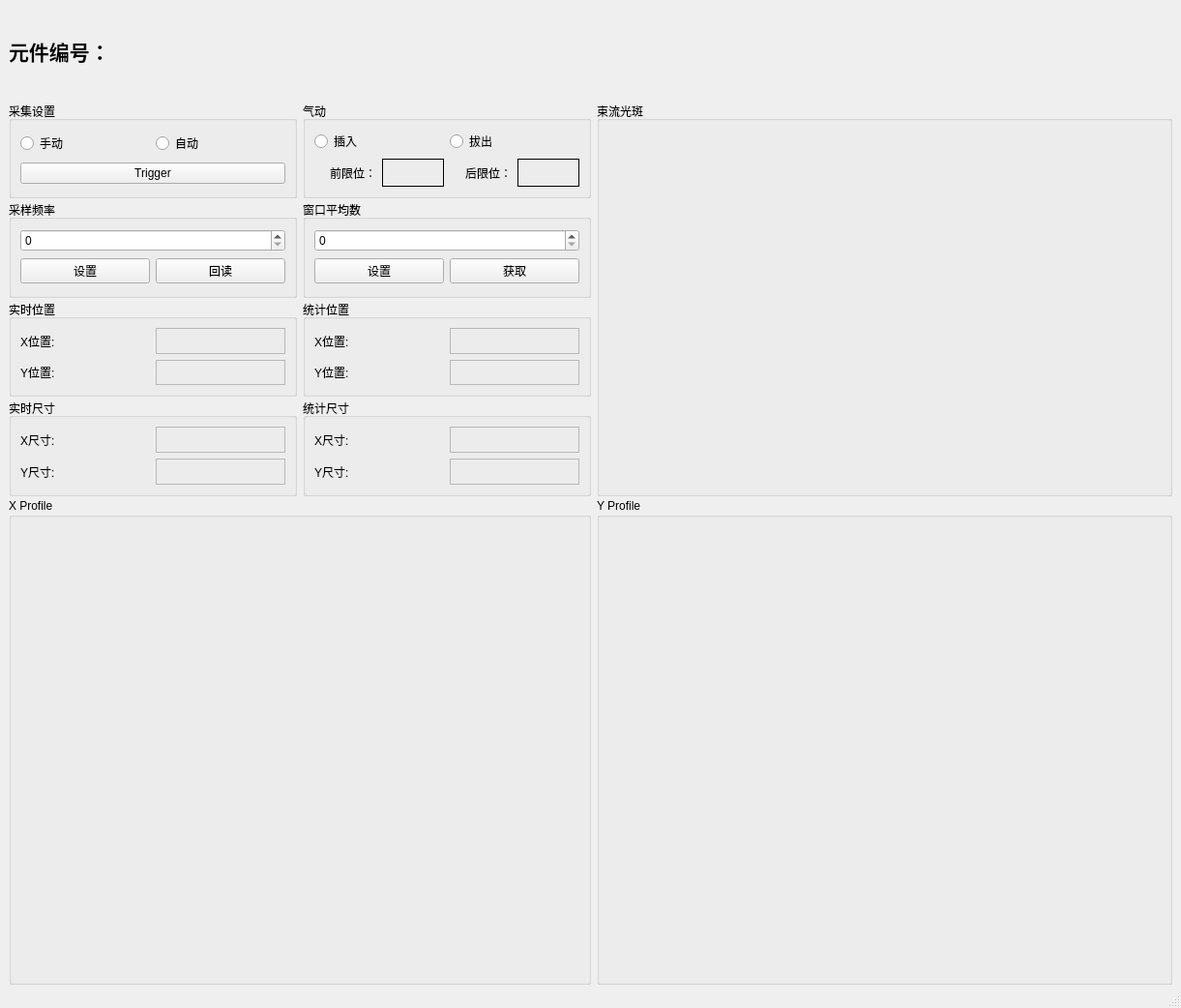
<?xml version="1.0" encoding="UTF-8"?>
<ui version="4.0">
 <class>DBDetails</class>
 <widget class="QMainWindow" name="DBDetails">
  <property name="geometry">
   <rect>
    <x>0</x>
    <y>0</y>
    <width>1221</width>
    <height>1042</height>
   </rect>
  </property>
  <property name="sizePolicy">
   <sizepolicy hsizetype="Preferred" vsizetype="Preferred">
    <horstretch>0</horstretch>
    <verstretch>0</verstretch>
   </sizepolicy>
  </property>
  <property name="font">
   <font>
    <weight>50</weight>
    <bold>false</bold>
   </font>
  </property>
  <property name="windowTitle">
   <string>束流探测器</string>
  </property>
  <widget class="QWidget" name="centralwidget">
   <layout class="QGridLayout" name="gridLayout_11" rowstretch="1,1,1,1,1,5" columnstretch="1,1,2">
    <property name="topMargin">
     <number>2</number>
    </property>
    <property name="bottomMargin">
     <number>2</number>
    </property>
    <property name="verticalSpacing">
     <number>2</number>
    </property>
    <item row="1" column="0">
     <widget class="QGroupBox" name="groupBox_4">
      <property name="title">
       <string>采集设置</string>
      </property>
      <layout class="QGridLayout" name="gridLayout_5">
       <item row="0" column="0">
        <widget class="QRadioButton" name="manualDAQ">
         <property name="sizePolicy">
          <sizepolicy hsizetype="Preferred" vsizetype="Fixed">
           <horstretch>0</horstretch>
           <verstretch>0</verstretch>
          </sizepolicy>
         </property>
         <property name="text">
          <string>手动</string>
         </property>
        </widget>
       </item>
       <item row="0" column="1">
        <widget class="QRadioButton" name="automaticDAQ">
         <property name="sizePolicy">
          <sizepolicy hsizetype="Preferred" vsizetype="Fixed">
           <horstretch>0</horstretch>
           <verstretch>0</verstretch>
          </sizepolicy>
         </property>
         <property name="text">
          <string>自动</string>
         </property>
        </widget>
       </item>
       <item row="1" column="0" colspan="2">
        <widget class="QPushButton" name="pushButton_2">
         <property name="sizePolicy">
          <sizepolicy hsizetype="Preferred" vsizetype="Fixed">
           <horstretch>0</horstretch>
           <verstretch>0</verstretch>
          </sizepolicy>
         </property>
         <property name="text">
          <string>Trigger</string>
         </property>
        </widget>
       </item>
      </layout>
     </widget>
    </item>
    <item row="1" column="1">
     <widget class="QGroupBox" name="groupBox">
      <property name="title">
       <string>气动</string>
      </property>
      <layout class="QGridLayout" name="gridLayout_3">
       <item row="3" column="2">
        <widget class="QLabel" name="label_15">
         <property name="text">
          <string>后限位：</string>
         </property>
         <property name="alignment">
          <set>Qt::AlignRight|Qt::AlignTrailing|Qt::AlignVCenter</set>
         </property>
        </widget>
       </item>
       <item row="3" column="1">
        <widget class="QLabel" name="label_3">
         <property name="frameShape">
          <enum>QFrame::Box</enum>
         </property>
         <property name="text">
          <string/>
         </property>
        </widget>
       </item>
       <item row="3" column="3">
        <widget class="QLabel" name="label_4">
         <property name="frameShape">
          <enum>QFrame::Box</enum>
         </property>
         <property name="text">
          <string/>
         </property>
        </widget>
       </item>
       <item row="3" column="0">
        <widget class="QLabel" name="label_14">
         <property name="layoutDirection">
          <enum>Qt::LeftToRight</enum>
         </property>
         <property name="text">
          <string>前限位：</string>
         </property>
         <property name="alignment">
          <set>Qt::AlignRight|Qt::AlignTrailing|Qt::AlignVCenter</set>
         </property>
        </widget>
       </item>
       <item row="1" column="0">
        <widget class="QRadioButton" name="PutIn">
         <property name="sizePolicy">
          <sizepolicy hsizetype="Preferred" vsizetype="Fixed">
           <horstretch>0</horstretch>
           <verstretch>0</verstretch>
          </sizepolicy>
         </property>
         <property name="font">
          <font>
           <pointsize>9</pointsize>
           <weight>50</weight>
           <bold>false</bold>
          </font>
         </property>
         <property name="text">
          <string>插入</string>
         </property>
        </widget>
       </item>
       <item row="1" column="2">
        <widget class="QRadioButton" name="PullOff">
         <property name="sizePolicy">
          <sizepolicy hsizetype="Preferred" vsizetype="Fixed">
           <horstretch>0</horstretch>
           <verstretch>0</verstretch>
          </sizepolicy>
         </property>
         <property name="font">
          <font>
           <pointsize>9</pointsize>
           <weight>50</weight>
           <bold>false</bold>
          </font>
         </property>
         <property name="text">
          <string>拔出</string>
         </property>
        </widget>
       </item>
      </layout>
     </widget>
    </item>
    <item row="2" column="0">
     <widget class="QGroupBox" name="groupBox_6">
      <property name="title">
       <string>采样频率</string>
      </property>
      <layout class="QGridLayout" name="gridLayout_2">
       <item row="1" column="0">
        <widget class="QPushButton" name="pushButton">
         <property name="sizePolicy">
          <sizepolicy hsizetype="Preferred" vsizetype="Fixed">
           <horstretch>0</horstretch>
           <verstretch>0</verstretch>
          </sizepolicy>
         </property>
         <property name="text">
          <string>设置</string>
         </property>
        </widget>
       </item>
       <item row="1" column="1">
        <widget class="QPushButton" name="pushButton_5">
         <property name="sizePolicy">
          <sizepolicy hsizetype="Preferred" vsizetype="Fixed">
           <horstretch>0</horstretch>
           <verstretch>0</verstretch>
          </sizepolicy>
         </property>
         <property name="text">
          <string>回读</string>
         </property>
        </widget>
       </item>
       <item row="0" column="0" colspan="2">
        <widget class="QSpinBox" name="spinBox">
         <property name="sizePolicy">
          <sizepolicy hsizetype="Preferred" vsizetype="Fixed">
           <horstretch>0</horstretch>
           <verstretch>0</verstretch>
          </sizepolicy>
         </property>
        </widget>
       </item>
      </layout>
     </widget>
    </item>
    <item row="2" column="1">
     <widget class="QGroupBox" name="groupBox_5">
      <property name="title">
       <string>窗口平均数</string>
      </property>
      <layout class="QGridLayout" name="gridLayout_6">
       <item row="0" column="0" colspan="2">
        <widget class="QSpinBox" name="spinBox_2">
         <property name="sizePolicy">
          <sizepolicy hsizetype="Preferred" vsizetype="Fixed">
           <horstretch>0</horstretch>
           <verstretch>0</verstretch>
          </sizepolicy>
         </property>
        </widget>
       </item>
       <item row="1" column="0">
        <widget class="QPushButton" name="pushButton_3">
         <property name="sizePolicy">
          <sizepolicy hsizetype="Preferred" vsizetype="Fixed">
           <horstretch>0</horstretch>
           <verstretch>0</verstretch>
          </sizepolicy>
         </property>
         <property name="text">
          <string>设置</string>
         </property>
        </widget>
       </item>
       <item row="1" column="1">
        <widget class="QPushButton" name="pushButton_4">
         <property name="sizePolicy">
          <sizepolicy hsizetype="Preferred" vsizetype="Fixed">
           <horstretch>0</horstretch>
           <verstretch>0</verstretch>
          </sizepolicy>
         </property>
         <property name="text">
          <string>获取</string>
         </property>
        </widget>
       </item>
      </layout>
     </widget>
    </item>
    <item row="3" column="0">
     <widget class="QGroupBox" name="groupBox_2">
      <property name="title">
       <string>实时位置</string>
      </property>
      <layout class="QGridLayout" name="gridLayout_4">
       <item row="1" column="0">
        <widget class="QLabel" name="label_7">
         <property name="sizePolicy">
          <sizepolicy hsizetype="Preferred" vsizetype="Preferred">
           <horstretch>0</horstretch>
           <verstretch>0</verstretch>
          </sizepolicy>
         </property>
         <property name="font">
          <font>
           <pointsize>9</pointsize>
           <weight>50</weight>
           <bold>false</bold>
          </font>
         </property>
         <property name="text">
          <string>Y位置:</string>
         </property>
        </widget>
       </item>
       <item row="1" column="1">
        <widget class="QLabel" name="label_18">
         <property name="frameShape">
          <enum>QFrame::StyledPanel</enum>
         </property>
         <property name="text">
          <string/>
         </property>
        </widget>
       </item>
       <item row="0" column="0">
        <widget class="QLabel" name="label_5">
         <property name="sizePolicy">
          <sizepolicy hsizetype="Preferred" vsizetype="Preferred">
           <horstretch>0</horstretch>
           <verstretch>0</verstretch>
          </sizepolicy>
         </property>
         <property name="font">
          <font>
           <pointsize>9</pointsize>
           <weight>50</weight>
           <bold>false</bold>
          </font>
         </property>
         <property name="text">
          <string>X位置:</string>
         </property>
        </widget>
       </item>
       <item row="0" column="1">
        <widget class="QLabel" name="label_17">
         <property name="sizePolicy">
          <sizepolicy hsizetype="Preferred" vsizetype="Preferred">
           <horstretch>0</horstretch>
           <verstretch>0</verstretch>
          </sizepolicy>
         </property>
         <property name="frameShape">
          <enum>QFrame::StyledPanel</enum>
         </property>
         <property name="frameShadow">
          <enum>QFrame::Sunken</enum>
         </property>
         <property name="text">
          <string/>
         </property>
        </widget>
       </item>
      </layout>
     </widget>
    </item>
    <item row="3" column="1">
     <widget class="QGroupBox" name="groupBox_3">
      <property name="title">
       <string>统计位置</string>
      </property>
      <layout class="QGridLayout" name="gridLayout" columnstretch="0,0">
       <item row="1" column="1">
        <widget class="QLabel" name="label_23">
         <property name="frameShape">
          <enum>QFrame::StyledPanel</enum>
         </property>
         <property name="text">
          <string/>
         </property>
        </widget>
       </item>
       <item row="0" column="1">
        <widget class="QLabel" name="label_21">
         <property name="frameShape">
          <enum>QFrame::StyledPanel</enum>
         </property>
         <property name="text">
          <string/>
         </property>
        </widget>
       </item>
       <item row="1" column="0">
        <widget class="QLabel" name="label_11">
         <property name="sizePolicy">
          <sizepolicy hsizetype="Preferred" vsizetype="Preferred">
           <horstretch>0</horstretch>
           <verstretch>0</verstretch>
          </sizepolicy>
         </property>
         <property name="font">
          <font>
           <pointsize>9</pointsize>
           <weight>50</weight>
           <bold>false</bold>
          </font>
         </property>
         <property name="text">
          <string>Y位置:</string>
         </property>
        </widget>
       </item>
       <item row="0" column="0">
        <widget class="QLabel" name="label_9">
         <property name="sizePolicy">
          <sizepolicy hsizetype="Preferred" vsizetype="Preferred">
           <horstretch>0</horstretch>
           <verstretch>0</verstretch>
          </sizepolicy>
         </property>
         <property name="font">
          <font>
           <pointsize>9</pointsize>
           <weight>50</weight>
           <bold>false</bold>
          </font>
         </property>
         <property name="text">
          <string>X位置:</string>
         </property>
        </widget>
       </item>
      </layout>
     </widget>
    </item>
    <item row="4" column="0">
     <widget class="QGroupBox" name="groupBox_9">
      <property name="title">
       <string>实时尺寸</string>
      </property>
      <layout class="QGridLayout" name="gridLayout_10">
       <item row="0" column="0">
        <widget class="QLabel" name="label_6">
         <property name="sizePolicy">
          <sizepolicy hsizetype="Preferred" vsizetype="Preferred">
           <horstretch>0</horstretch>
           <verstretch>0</verstretch>
          </sizepolicy>
         </property>
         <property name="font">
          <font>
           <pointsize>9</pointsize>
           <weight>50</weight>
           <bold>false</bold>
          </font>
         </property>
         <property name="text">
          <string>X尺寸:</string>
         </property>
        </widget>
       </item>
       <item row="0" column="1">
        <widget class="QLabel" name="label_19">
         <property name="frameShape">
          <enum>QFrame::StyledPanel</enum>
         </property>
         <property name="text">
          <string/>
         </property>
        </widget>
       </item>
       <item row="1" column="0">
        <widget class="QLabel" name="label_8">
         <property name="sizePolicy">
          <sizepolicy hsizetype="Preferred" vsizetype="Preferred">
           <horstretch>0</horstretch>
           <verstretch>0</verstretch>
          </sizepolicy>
         </property>
         <property name="font">
          <font>
           <pointsize>9</pointsize>
           <weight>50</weight>
           <bold>false</bold>
          </font>
         </property>
         <property name="text">
          <string>Y尺寸:</string>
         </property>
        </widget>
       </item>
       <item row="1" column="1">
        <widget class="QLabel" name="label_20">
         <property name="frameShape">
          <enum>QFrame::StyledPanel</enum>
         </property>
         <property name="text">
          <string/>
         </property>
        </widget>
       </item>
      </layout>
     </widget>
    </item>
    <item row="4" column="1">
     <widget class="QGroupBox" name="groupBox_10">
      <property name="title">
       <string>统计尺寸</string>
      </property>
      <layout class="QGridLayout" name="gridLayout_9">
       <item row="0" column="0">
        <widget class="QLabel" name="label_10">
         <property name="sizePolicy">
          <sizepolicy hsizetype="Preferred" vsizetype="Preferred">
           <horstretch>0</horstretch>
           <verstretch>0</verstretch>
          </sizepolicy>
         </property>
         <property name="font">
          <font>
           <pointsize>9</pointsize>
           <weight>50</weight>
           <bold>false</bold>
          </font>
         </property>
         <property name="text">
          <string>X尺寸:</string>
         </property>
        </widget>
       </item>
       <item row="0" column="1">
        <widget class="QLabel" name="label_22">
         <property name="frameShape">
          <enum>QFrame::StyledPanel</enum>
         </property>
         <property name="text">
          <string/>
         </property>
        </widget>
       </item>
       <item row="1" column="0">
        <widget class="QLabel" name="label_12">
         <property name="sizePolicy">
          <sizepolicy hsizetype="Preferred" vsizetype="Preferred">
           <horstretch>0</horstretch>
           <verstretch>0</verstretch>
          </sizepolicy>
         </property>
         <property name="font">
          <font>
           <pointsize>9</pointsize>
           <weight>50</weight>
           <bold>false</bold>
          </font>
         </property>
         <property name="text">
          <string>Y尺寸:</string>
         </property>
        </widget>
       </item>
       <item row="1" column="1">
        <widget class="QLabel" name="label_24">
         <property name="frameShape">
          <enum>QFrame::StyledPanel</enum>
         </property>
         <property name="text">
          <string/>
         </property>
        </widget>
       </item>
      </layout>
     </widget>
    </item>
    <item row="5" column="0" colspan="2">
     <widget class="QGroupBox" name="groupBox_7">
      <property name="title">
       <string>X Profile</string>
      </property>
      <layout class="QGridLayout" name="gridLayout_7">
       <item row="0" column="0">
        <widget class="QWidget" name="myXwaveBox" native="true">
         <property name="sizePolicy">
          <sizepolicy hsizetype="Expanding" vsizetype="Minimum">
           <horstretch>0</horstretch>
           <verstretch>0</verstretch>
          </sizepolicy>
         </property>
        </widget>
       </item>
      </layout>
     </widget>
    </item>
    <item row="5" column="2">
     <widget class="QGroupBox" name="groupBox_8">
      <property name="title">
       <string>Y Profile</string>
      </property>
      <layout class="QGridLayout" name="gridLayout_8">
       <item row="0" column="0">
        <widget class="QWidget" name="widget_5" native="true">
         <property name="sizePolicy">
          <sizepolicy hsizetype="Expanding" vsizetype="Minimum">
           <horstretch>0</horstretch>
           <verstretch>0</verstretch>
          </sizepolicy>
         </property>
        </widget>
       </item>
      </layout>
     </widget>
    </item>
    <item row="0" column="0" colspan="2">
     <widget class="QLabel" name="label">
      <property name="font">
       <font>
        <pointsize>16</pointsize>
        <weight>75</weight>
        <bold>true</bold>
       </font>
      </property>
      <property name="text">
       <string>元件编号：</string>
      </property>
     </widget>
    </item>
    <item row="1" column="2" rowspan="4">
     <widget class="QGroupBox" name="groupBox_11">
      <property name="title">
       <string>束流光斑</string>
      </property>
     </widget>
    </item>
   </layout>
  </widget>
  <widget class="QMenuBar" name="menubar">
   <property name="geometry">
    <rect>
     <x>0</x>
     <y>0</y>
     <width>1221</width>
     <height>22</height>
    </rect>
   </property>
  </widget>
  <widget class="QStatusBar" name="statusbar"/>
 </widget>
 <resources/>
 <connections/>
</ui>
